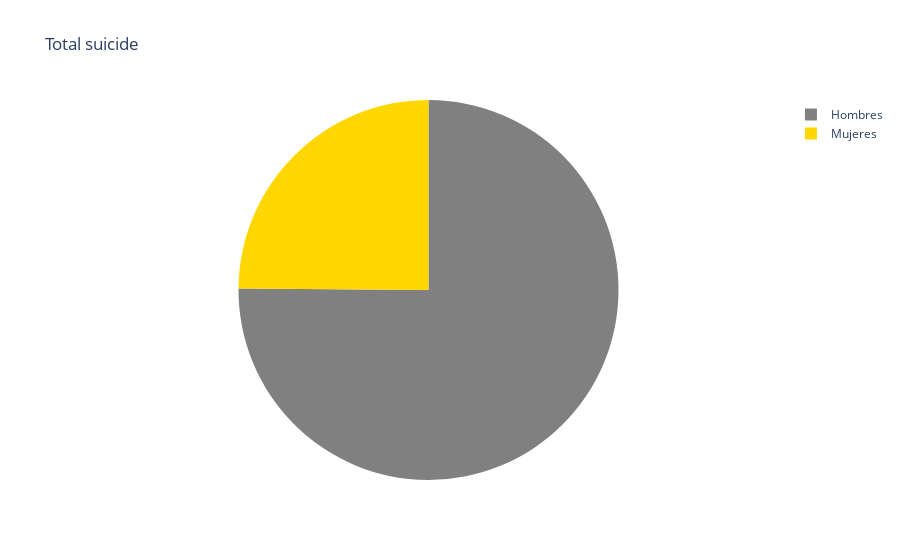

This figure's notebook cell:
### Code cell
# Graph total suicide by sex
graph = px.pie(deaths_cause_098, 
               values = 'Total',
               names = 'Sexo',
               title = 'Total suicide',
               color = 'Sexo',
               color_discrete_map={'Hombres': 'grey',
                                   'Mujeres': 'gold'})

graph.update_traces(textposition = 'none')

graph.show()

### Figure 1 — Plotly figure (JSON) as saved in the notebook; plotly's stock layout.template omitted (floating-point values rounded to 4 significant figures; data arrays with more than 128 entries replaced by an {"elided": "..."} marker saying what was removed)
{"data": [{"customdata": {"elided": "1638x1 str values"}, "domain": {"x": [0, 1], "y": [0, 1]}, "hovertemplate": "Sexo=%{customdata[0]}<br>Total=%{value}<extra></extra>", "labels": {"elided": "1638 str values"}, "legendgroup": "", "marker": {"colors": {"elided": "1638 str values"}}, "name": "", "showlegend": true, "textposition": "none", "type": "pie", "values": {"elided": "1638 int values"}}], "layout": {"legend": {"tracegroupgap": 0}, "title": {"text": "Total suicide"}}}
